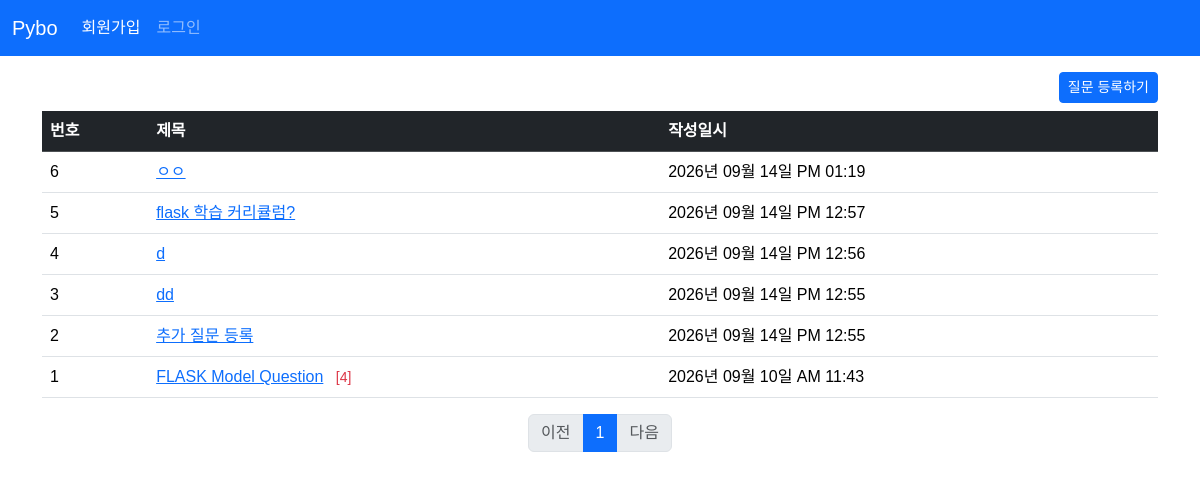
The page /question/list on the database as committed earlier.
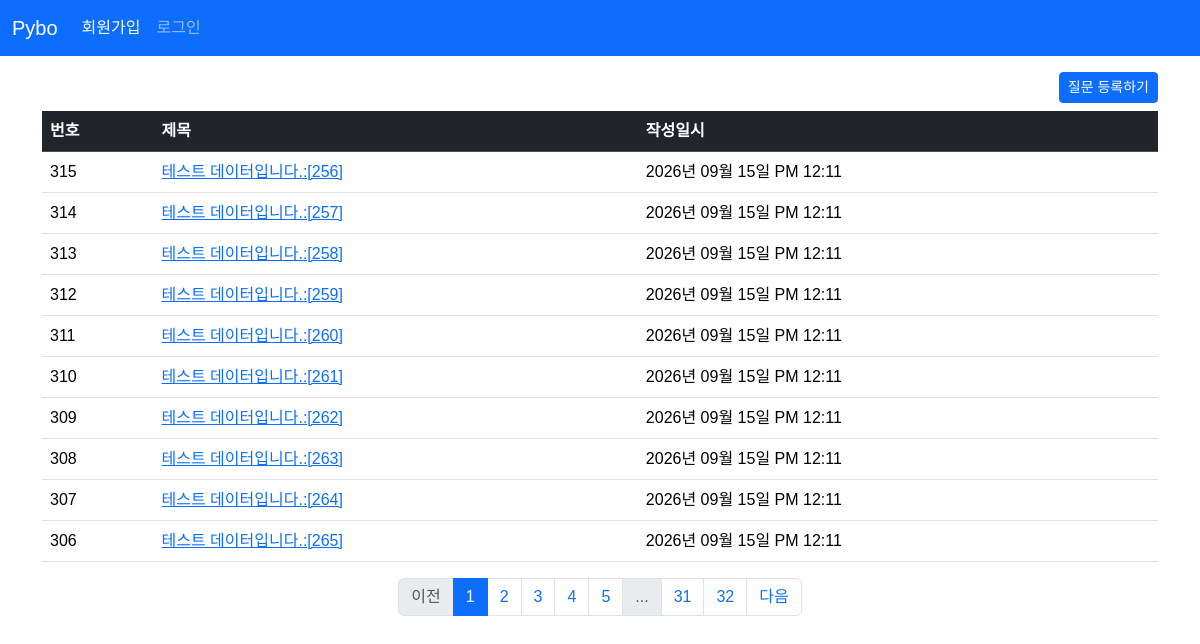
The same page on the database as committed later.
### pybo/models.py (models this page shows)
class Question(db.Model):
    id = db.Column(db.Integer, primary_key=True)
    subject = db.Column(db.String(200), nullable=False)
    content = db.Column(db.Text, nullable=False)
    create_date = db.Column(db.DateTime, nullable=False)

### pybo/views/question_views.py (the view)
@bp.route('/list')
def _list():
    page = request.args.get('page', default=1, type=int) # url parameter ? page=1
    question_list = Question.query.order_by(Question.create_date.desc())
    question_list = question_list.paginate(page=page, per_page=10) # 페이징 구현
    return render_template('question/question_list.html', question_list=question_list)

### pybo/filter.py (called while the page is built)
def format_datetime(value, fmt:str='%Y년 %m월 %d일 %p %I:%M'):
    return value.strftime(fmt)

### pybo/templates/question/question_list.html
{% extends 'base.html' %}
{% block content %}
<div class="container my-3">
    <div class="text-end">
        <a href="{{ url_for('question.create') }}" class="btn btn-primary btn-sm mb-2">질문 등록하기</a>
    </div>
    <table class="table table-hover">
      <thead>
        <tr class="table-dark">
            <th>번호</th>
            <th>제목</th>
            <th>작성일시</th>
        </tr>
      </thead>
      <tbody>
        {% if question_list %}
        {% for question in question_list.items %}
        <tr>
            <td>{{ question_list.total - ((question_list.page - 1) * question_list.per_page) - loop.index0 }}</td>
            <td>
                <a href="{{ url_for('question.detail', question_id=question.id)}}">{{ question.subject }}</a>
                {% if question.answers_set | length > 0 %}
                <span class="text-danger small mx-2">[{{ question.answers_set | length }}]</span>
                {% endif %}
            </td>
            <td>{{ question.create_date | datetime }}</td>
        </tr>
        {% endfor %}
        {% else %}
        <tr>
            <td colspan="3">질문이 없습니다.</td>
        </tr>
        {% endif %}
      </tbody>
    </table>
    <nav aria-label="...">
      <ul class="pagination justify-content-center">
        {% if question_list.has_prev %}
        <li class="page-item">
            <a href="?page={{ question_list.prev_num }}" class="page-link">이전</a>
        </li>
        {% else %}
        <li class="page-item disabled">
            <a href="javascript:void(0)" class="page-link" aria-disabled="true">이전</a>
        </li>
        {% endif %}
        {% for page_num in question_list.iter_pages() %}
        {% if page_num %}
        {% if page_num != question_list.page %}
        <li class="page-item"><a class="page-link" href="?page={{ page_num }}">{{ page_num }}</a></li>
        {% else %}
        <li class="page-item active">
          <a class="page-link" href="javascript:void(0)" aria-current="page">{{ page_num }}</a>
        </li>
        {% endif %}
        {% else %}
        <li class="page-item disabled"><a class="page-link" href="javascript:void(0)">...</a></li>
        {% endif %}
        {% endfor %}
        {% if question_list.has_next %}
        <li class="page-item">
            <a class="page-link" href="?page={{ question_list.next_num }}">다음</a>
        </li>
        {% else %}
        <li class="page-item disabled">
            <a class="page-link" href="javascript:void(0)" aria-disabled="true">다음</a>
        </li>
        {% endif %}
      </ul>
    </nav>
</div>
{% endblock %}

Rows that differ between the two databases and show on the page:
no longer on this page (row unchanged): Question: total "6", subject "ㅇㅇ", create_date "2026년 09월 14일 PM 01:19"
no longer on this page (row unchanged): Question: total "5", subject "flask 학습 커리큘럼?", create_date "2026년 09월 14일 PM 12:57"
no longer on this page (row unchanged): Question: total "4", subject "d", create_date "2026년 09월 14일 PM 12:56"
no longer on this page (row unchanged): Question: total "3", subject "dd", create_date "2026년 09월 14일 PM 12:55"
no longer on this page (row unchanged): Question: total "2", subject "추가 질문 등록", create_date "2026년 09월 14일 PM 12:55"
no longer on this page (row unchanged): Question: total "1", subject "FLASK Model Question", answers_set|length "4", create_date "2026년 09월 10일 AM 11:43"
added Question: total "315", subject "테스트 데이터입니다.:[256]", create_date "2026년 09월 15일 PM 12:11"
added Question: total "314", subject "테스트 데이터입니다.:[257]", create_date "2026년 09월 15일 PM 12:11"
added Question: total "313", subject "테스트 데이터입니다.:[258]", create_date "2026년 09월 15일 PM 12:11"
added Question: total "312", subject "테스트 데이터입니다.:[259]", create_date "2026년 09월 15일 PM 12:11"
added Question: total "311", subject "테스트 데이터입니다.:[260]", create_date "2026년 09월 15일 PM 12:11"
added Question: total "310", subject "테스트 데이터입니다.:[261]", create_date "2026년 09월 15일 PM 12:11"
added Question: total "309", subject "테스트 데이터입니다.:[262]", create_date "2026년 09월 15일 PM 12:11"
added Question: total "308", subject "테스트 데이터입니다.:[263]", create_date "2026년 09월 15일 PM 12:11"
added Question: total "307", subject "테스트 데이터입니다.:[264]", create_date "2026년 09월 15일 PM 12:11"
added Question: total "306", subject "테스트 데이터입니다.:[265]", create_date "2026년 09월 15일 PM 12:11"
Other text that changed with them:
new list line: "2"
new list line: "3"
new list line: "4"
new list line: "5"
new list line: "31"
new list line: "32"
